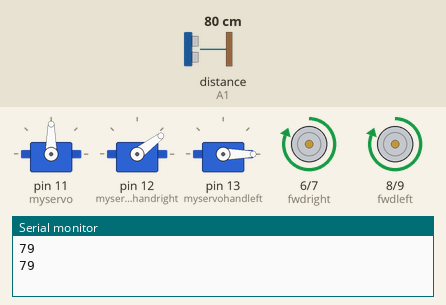
The sketch below on a simulated Arduino Uno, built with avr-gcc and run on an emulated ATmega328P. Parts: 3 × servo, motor-driver pin pairs drawn as motors (green arrow = first pin HIGH = forward, orange = second pin HIGH = backward, longer = more drive), the last lines printed to the serial monitor. Wiring (inferred from the names in the program): ultrasonic range finder: trigger A0; echo A1. The inputs (shaded band) are chosen by the test bench; at power-on: distance to the obstacle (sensor on A1) 80 cm. The echo pulse lasts 58.3 µs per cm.

Above: at 2.6 s.
2.7 s: distance to the obstacle (sensor on A1) set to 2 cm
At 3.87 s:
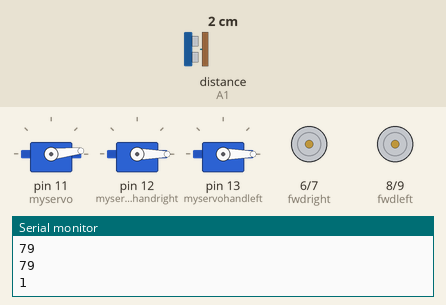
6.2 s: distance to the obstacle (sensor on A1) set to 27 cm
11.9 s: distance to the obstacle (sensor on A1) set to 31 cm
At 13.2 s:
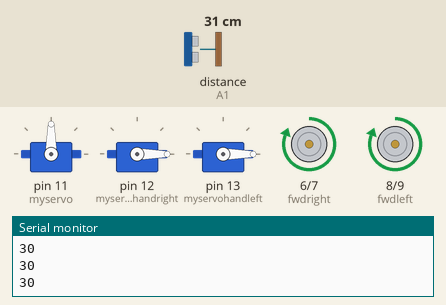
14.4 s: distance to the obstacle (sensor on A1) set to 35 cm
At 15.78 s:
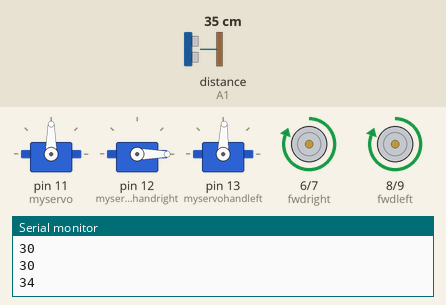
20.1 s: distance to the obstacle (sensor on A1) set to 4 cm
At 20.4 s:
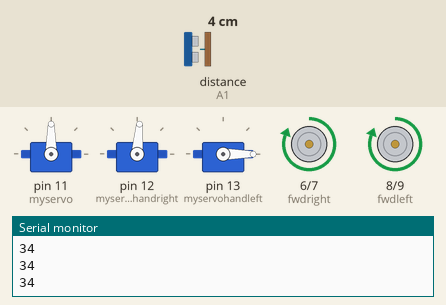
Timing chart, 0 to 24.6 s (numbered marks = the images above; inputs shaded):
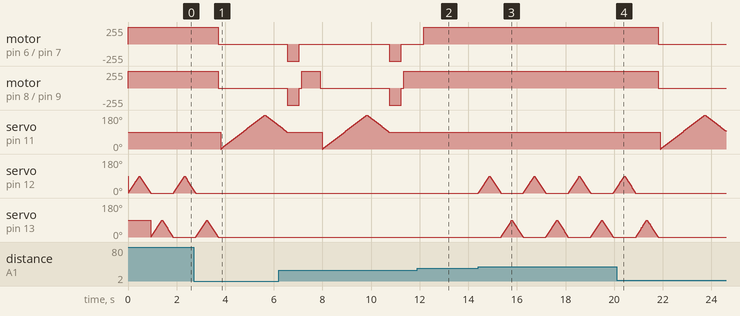

Measured:
- the behaviour switches between 30 and 31 cm on distance to the obstacle (sensor on A1) (found by bisection; images 1 and 2)
- after the input at 2.7 s, motor on pin 6 (fwdright) / pin 7 (revright), motor on pin 8 (fwdleft) / pin 9 (revleft): forward 255/255 → stopped after 1.0 s; servo on pin 12 (myservohandright): goes on until 2.8 s, then stays 0°; servo on pin 13 (myservohandleft): goes on until 3.7 s, then stays 0°
- after the input at 11.9 s, motor on pin 6 (fwdright) / pin 7 (revright): stopped → forward 255/255 after 0.26 s; motor on pin 8 (fwdleft) / pin 9 (revleft): stays forward 255/255 (without the input it goes to stopped after 0.19 s); servo on pin 11 (myservo): stops changing and stays 90°
- after the input at 20.1 s, motor on pin 6 (fwdright) / pin 7 (revright), motor on pin 8 (fwdleft) / pin 9 (revleft): forward 255/255 → stopped after 1.7 s; servo on pin 12 (myservohandright): goes on until 20.9 s, then stays 0°; servo on pin 13 (myservohandleft): goes on until 21.8 s, then stays 0°

The sketch:

OBJECT_AVOIDING_ROBOT_.ino
```cpp
//THIS CODE IS CREATED BY SIDHARDH VINOD

int trigger= A0;
int echo= A1;
int revleft= 9;
int fwdleft= 8;
int revright= 7;
int fwdright= 6;
long duration,distance;
#include <Servo.h>
Servo myservo;
Servo myservohandleft;
Servo myservohandright;

void setup()
{ Serial.begin(9600);
  myservo.attach(11);
  myservohandright.attach(12);
  myservohandleft.attach(13);
  pinMode(trigger,OUTPUT);
  pinMode(echo,INPUT);
  pinMode(revleft,OUTPUT);
  pinMode(fwdleft,OUTPUT);
  pinMode(revright,OUTPUT);
  pinMode(fwdright,OUTPUT);
}
void loop()
{ digitalWrite(trigger,LOW);
  delayMicroseconds(2);
  digitalWrite(trigger,HIGH);
  delayMicroseconds(10);
  digitalWrite(trigger,LOW);
  duration=pulseIn(echo,HIGH);
  distance=duration/58.2;
  Serial.println(distance);

if(distance > 30)
{
  digitalWrite(fwdright,HIGH);
  digitalWrite(revright,LOW);
  digitalWrite(fwdleft,HIGH);
  digitalWrite(revleft,LOW);

}
if(distance < 30)
{
  digitalWrite(fwdright,LOW); //STOP
  digitalWrite(revright,LOW);
  digitalWrite(fwdleft,LOW);
  digitalWrite(revleft,LOW);
  delay(100);

  int pos=0; // position
for(pos=0;pos<=180;pos++)
{
  myservo.write(pos);
  delay(10);
}
  for(pos=180;pos>=90;pos--)
{ myservo.write(pos);
  delay(10);
}

  digitalWrite(fwdright,LOW); //MOVE BACKWARD
  digitalWrite(revright,HIGH);
  digitalWrite(fwdleft,LOW);
  digitalWrite(revleft,HIGH);
  delay(500);
  digitalWrite(fwdright,LOW); //STOP
  digitalWrite(revright,LOW);
  digitalWrite(fwdleft,LOW);
  digitalWrite(revleft,LOW);
  delay(100);
  digitalWrite(fwdright,LOW); //RIGHT
  digitalWrite(revright,LOW);
  digitalWrite(fwdleft,HIGH);
  digitalWrite(revleft,LOW);
  delay(750);

 }
if(distance>32)
{
int pos=0; // position
for(pos=0;pos<=90;pos++)
{
  myservohandright.write(pos);
  delay(5);
}
  for(pos=90;pos>=0;pos--)
{ myservohandright.write(pos);
  delay(5);
}
}
if(distance>=32)
{
int pos=0; // position
for(pos=0;pos<=90;pos++)
{
  myservohandleft.write(pos);
  delay(5);
}
  for(pos=90;pos>=0;pos--)
{ myservohandleft.write(pos);
  delay(5);
}
}

}
```
